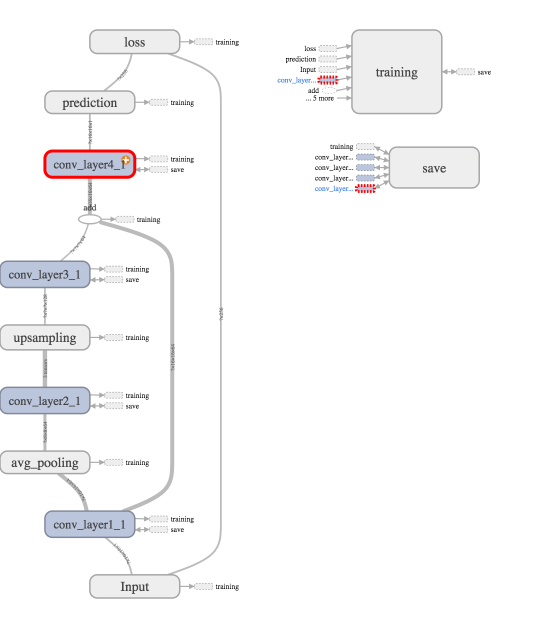
#> input picture TextRecognition/CNN_lighter.png, 1107 x 1255 px (shown at 1/2 size); its folder holds only this picture in this run
$ python -i image_processing.py   (imports and definitions only)
#> lines starting #> are read from the running program, lines starting #| are printed output that depends on the picture; after the words box and inside, x2 and y2 are one past the last pixel; in counts of white or black regions, pixels touching at a corner belong together
import numpy as np
from PIL import Image, ImageEnhance
import os
import re


def increase_contrast(image_name):
#> called with image_name = 'TextRecognition/CNN_lighter.png'
    image_file = Image.open(image_name)  # open colour image
#> image_file is the input picture: PIL image 1107x1255 RGBA; mean R, G, B, A 248.8, 248.5, 249.1, 254.8
    image_file = image_file.convert('L')  # convert image to monochrome - this works
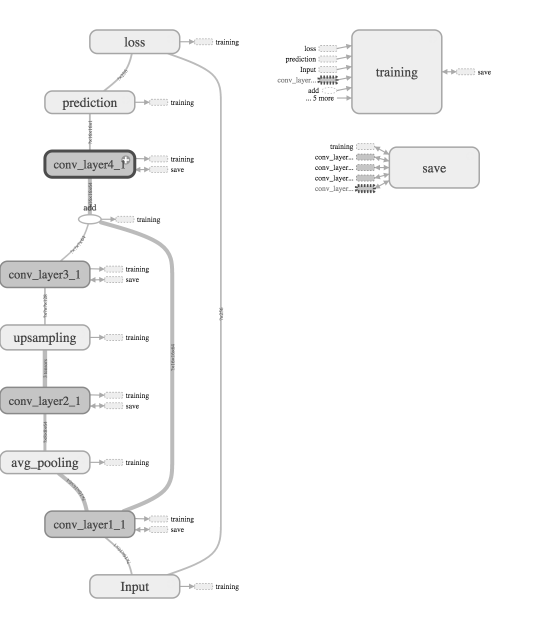
#> image_file: PIL image 1107x1255 L (shown at 1/2 size); min 0, max 255, mean 248.6
    image_file = ImageEnhance.Sharpness(image_file).enhance(3)
    image_file = ImageEnhance.Contrast(image_file).enhance(2)
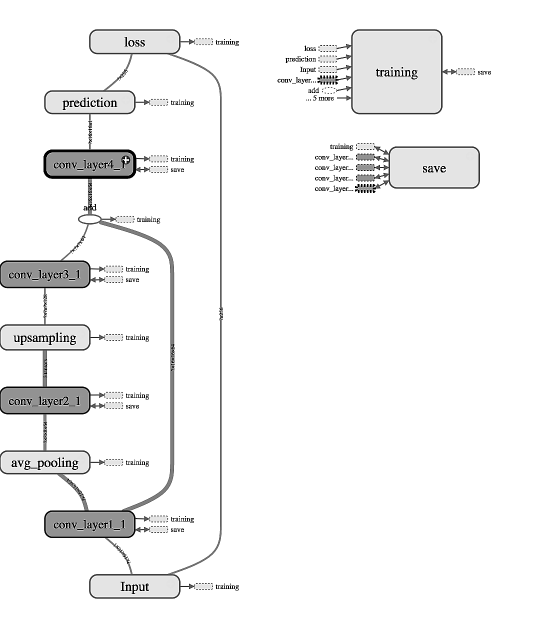
#> image_file: PIL image 1107x1255 L (shown at 1/2 size); min 0, max 255, mean 244.2

    threshold = 80
    image_file = image_file.point(lambda p: p > threshold and 255)
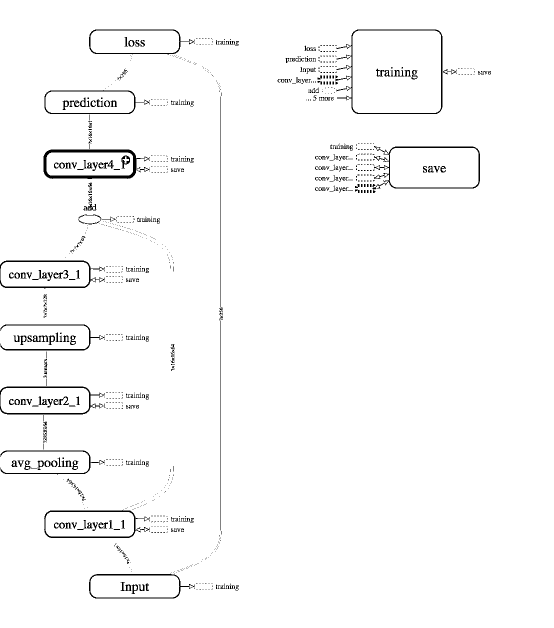
#> image_file: PIL image 1107x1255 L (shown at 1/2 size); 97.7% white; black in thin lines or dots, all inside (x1, y1, x2, y2) = (0, 59, 982, 1197)

    # degree = np.random.randint(low=-10, high=10)
    # image_file = rotate_img(image_file, degree)

    # image_file.save('result.png')
    image_file.save(image_name)


def rotate_img(image, degree):
    # the image here is an image object
    size = image.size

    new_img = Image.Image.rotate(image, degree, expand=True)
    new_img.resize(size)
    return new_img


# [9 lines not run here, left out]

>>> result = increase_contrast('TextRecognition/CNN_lighter.png')
